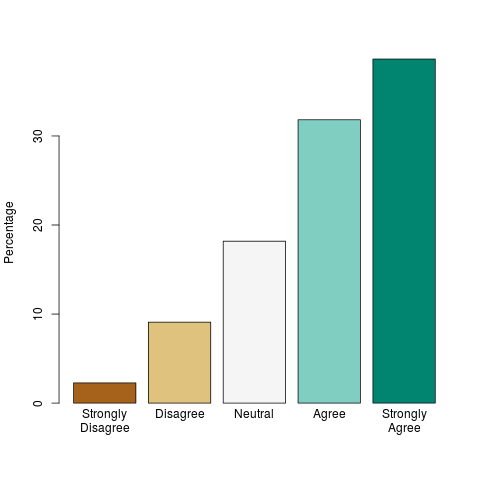

Here is the R script that generated this plot:
library(RColorBrewer)

args <- commandArgs(TRUE)
outFile = args[1]

survey <- read.csv("survey_results.csv",head=TRUE)

labeled <- factor(survey$reward,
    levels = c(1:5),
    labels = c("Strongly\nDisagree", "Disagree\n", "Neutral\n", "Agree\n", "Strongly\nAgree"))

counts <- table(labeled)

rowcount <- sum(counts)
percentage <- counts / rowcount * 100

png(outFile)
barplot(percentage,
    ylab="Percentage",
    col=brewer.pal(5,"BrBG"),
   )
